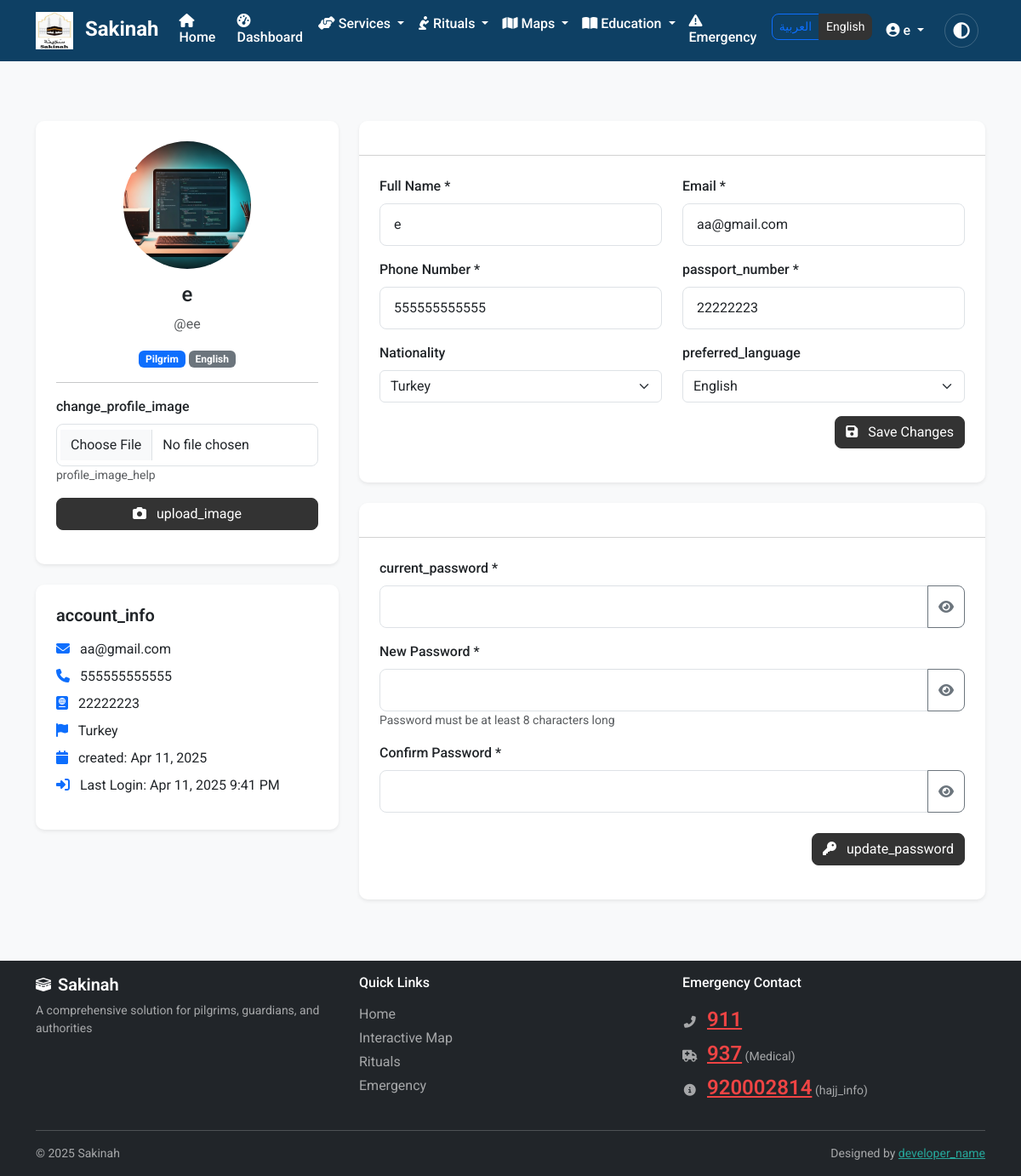
The page /auth/profile.php (signed in) on the database its author committed.
### tables this page shows
CREATE TABLE `users` (
  `id` int(11) NOT NULL,
  `username` varchar(100) NOT NULL,
  `full_name` varchar(100) NOT NULL,
  `email` varchar(100) NOT NULL,
  `password` varchar(255) NOT NULL,
  `phone` varchar(20) DEFAULT NULL,
  `nationality` varchar(50) DEFAULT NULL,
  `passport_number` varchar(30) DEFAULT NULL,
  `user_type` enum('pilgrim','guardian','authority','admin') NOT NULL DEFAULT 'pilgrim',
  `profile_image` varchar(255) DEFAULT NULL,
  `language` varchar(10) DEFAULT 'en',
  `active` tinyint(1) DEFAULT 1,
  `last_login` datetime DEFAULT NULL,
  `created_at` datetime NOT NULL,
  `updated_at` datetime NOT NULL DEFAULT current_timestamp() ON UPDATE current_timestamp()
);

### auth/profile.php (the view, shortened to what the rows shown need)
<?php
require_once('../includes/functions.php');
$bodyClass = 'bg-light';
include_once('../includes/header.php');
?>
<div class="container py-5">
    <div class="row">
        <div class="col-md-4 mb-4">
            <div class="card shadow-sm">
                <div class="card-body text-center">
                    <?php if (!empty($user['profile_image'])): ?>
                        <img src="<?php echo SITE_URL; ?>/uploads/profiles/<?php echo htmlspecialchars($user['profile_image']); ?>" alt="<?php echo htmlspecialchars($user['full_name']); ?>" class="img-fluid rounded-circle mb-3" style="width: 150px; height: 150px; object-fit: cover;">
                    <?php else: ?>
                        <div class="rounded-circle bg-light d-flex align-items-center justify-content-center mx-auto mb-3" style="width: 150px; height: 150px;">
                            <i class="fas fa-user text-secondary" style="font-size: 5rem;"></i>
                        </div>
                    <?php endif; ?>
                    <h3 class="h4 mb-2"><?php echo htmlspecialchars($user['full_name']); ?></h3>
                    <p class="text-muted mb-3">@<?php echo htmlspecialchars($user['username']); ?></p>
                    <p>
                        <span class="badge bg-primary"><?php echo __($user['user_type']); ?></span>
                        <span class="badge bg-secondary"><?php echo $user['language'] === 'ar' ? 'العربية' : 'English'; ?></span>
                    </p>
                    <hr>
                    <form method="POST" action="" enctype="multipart/form-data" class="text-start">
                        <div class="mb-3">
                        </div>
                        <button type="submit" class="btn btn-primary w-100">
                        </button>
                    </form>
                </div>
            </div>
            <div class="card shadow-sm mt-4">
                <div class="card-body">
                    <ul class="list-unstyled">
                        <li class="mb-2">
                            <i class="fas fa-envelope text-primary me-2"></i> <?php echo htmlspecialchars($user['email']); ?>
                        </li>
                        <li class="mb-2">
                            <i class="fas fa-phone text-primary me-2"></i> <?php echo htmlspecialchars($user['phone']); ?>
                        </li>
                        <li class="mb-2">
                            <i class="fas fa-passport text-primary me-2"></i> <?php echo htmlspecialchars($user['passport_number']); ?>
                        </li>
                        <li class="mb-2">
                            <i class="fas fa-flag text-primary me-2"></i> <?php echo htmlspecialchars($user['nationality']); ?>
                        </li>
                        <li class="mb-2">
                            <i class="fas fa-calendar text-primary me-2"></i> <?php echo __('created'); ?>: <?php echo date('M j, Y', strtotime($user['created_at'])); ?>
                        </li>
                        <?php if ($user['last_login']): ?>
                        <li>
                            <i class="fas fa-sign-in-alt text-primary me-2"></i> <?php echo __('last_login'); ?>: <?php echo date('M j, Y g:i A', strtotime($user['last_login'])); ?>
                        </li>
                        <?php endif; ?>
                    </ul>
                </div>
            </div>
        </div>
        <div class="col-md-8">
            <div class="card shadow-sm mb-4">
                <div class="card-body">
                    <form method="POST" action="">
                        <div class="row">
                            <div class="col-md-6 mb-3">
                                <label for="full_name" class="form-label"><?php echo __('full_name'); ?> *</label>
                                <input type="text" class="form-control" id="full_name" name="full_name" value="<?php echo htmlspecialchars($user['full_name']); ?>" required>
                            </div>
                            <div class="col-md-6 mb-3">
                                <label for="email" class="form-label"><?php echo __('email'); ?> *</label>
                                <input type="email" class="form-control" id="email" name="email" value="<?php echo htmlspecialchars($user['email']); ?>" required>
                            </div>
                        </div>
                        <div class="row">
                            <div class="col-md-6 mb-3">
                                <label for="phone" class="form-label"><?php echo __('phone'); ?> *</label>
                                <input type="tel" class="form-control" id="phone" name="phone" value="<?php echo htmlspecialchars($user['phone']); ?>" required>
                            </div>
                            <div class="col-md-6 mb-3">
                                <label for="passport_number" class="form-label"><?php echo __('passport_number'); ?> *</label>
                                <input type="text" class="form-control" id="passport_number" name="passport_number" value="<?php echo htmlspecialchars($user['passport_number']); ?>" required>
                            </div>
                        </div>
                        <div class="row">
                            <div class="col-md-6 mb-3">
                                <label for="nationality" class="form-label"><?php echo __('nationality'); ?></label>
                                <select class="form-select" id="nationality" name="nationality">
                                    <option value="Turkey" <?php echo $user['nationality'] === 'Turkey' ? 'selected' : ''; ?>>Turkey</option>
                                </select>
                            </div>
                            <div class="col-md-6 mb-3">
                                <label for="language" class="form-label"><?php echo __('preferred_language'); ?></label>
                                <select class="form-select" id="language" name="language">
                                    <option value="en" <?php echo $user['language'] === 'en' ? 'selected' : ''; ?>>English</option>
                                </select>
                            </div>
                        </div>
                    </form>
                </div>
            </div>
        </div>
    </div>
</div>
<?php
include_once('../includes/footer.php');
?>

### includes/header.php (shortened to what the rows shown need)
<?php
require_once $_SERVER['DOCUMENT_ROOT'] . '/hajj-umrah-platform/includes/functions.php';
$lang = getCurrentLanguage();
$currentUser = isLoggedIn() ? getCurrentUser() : null;
?>
    <link href="https://cdn.jsdelivr.net/npm/bootstrap@5.3.0/dist/css/bootstrap.min.css" rel="stylesheet">
    <link rel="stylesheet" href="https://cdnjs.cloudflare.com/ajax/libs/font-awesome/6.4.0/css/all.min.css">
    <link rel="stylesheet" href="<?php echo SITE_URL; ?>/assets/css/styles.css">
</head>
<body class="<?php echo $lang === 'ar' ? 'arabic-font' : ''; ?> <?php echo isset($bodyClass) ? htmlspecialchars($bodyClass) : ''; ?>">
    <nav class="navbar navbar-expand-lg navbar-dark fixed-top">
       <div class="container">
            <div class="collapse navbar-collapse" id="navbarNav">
                <ul class="navbar-nav ms-auto">
                    <?php if (isLoggedIn()): ?>
                        <li class="nav-item dropdown">
                            <a class="nav-link dropdown-toggle" href="#" id="userDropdown" role="button" data-bs-toggle="dropdown" aria-expanded="false">
                                <i class="fas fa-user-circle"></i> <?php echo htmlspecialchars($currentUser['full_name']); ?>
                            </a>
                        </li>
                    <?php endif; ?>
                </ul>
            </div>
        </div>
    </nav>
    <main class="py-4">

### rows shown on the page
users: full_name "e", profile_image (picture), username "ee", user_type "Pilgrim", email "aa@gmail.com", phone "555555555555", passport_number "22222223", nationality "Turkey", created_at "Apr 11, 2025", last_login "Apr 11, 2025 9:41 PM", language "English"

### other values the page prints
__('site_name') "Sakinah"
__('home') "Home"
__('dashboard') "Dashboard"
__('services') "Services"
__('rituals') "Rituals"
__('maps') "Maps"
__('education') "Education"
__('emergency') "Emergency"
__('change_profile_image') "change_profile_image"
__('profile_image_help') "profile_image_help"
__('upload_image') "upload_image"
__('account_info') "account_info"
__('created') "created"
__('last_login') "Last Login"
__('full_name') "Full Name"
